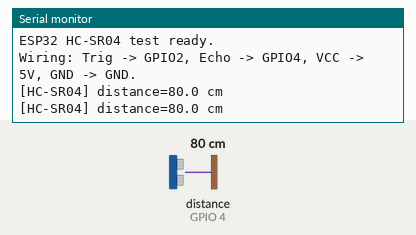
Simulated run of this sketch. Board: ESP32. Shown: the last lines printed to the serial monitor. Wiring (inferred from the names in the program): ultrasonic range finder: trigger GPIO 2; echo GPIO 4. The test bench sets the inputs (shaded band); at power-on: distance to the obstacle (sensor on GPIO 4) 80 cm. The echo pulse lasts 58.3 µs per cm.

Above: at 1.8 s.
1.9 s: distance to the obstacle (sensor on GPIO 4) set to 2 cm
At 2.3 s:
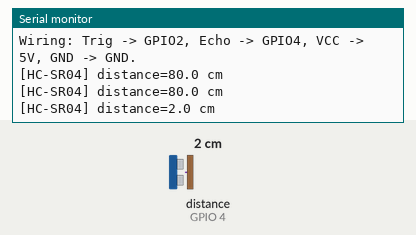
3.4 s: distance to the obstacle (sensor on GPIO 4) set to 4 cm
At 4.8 s:
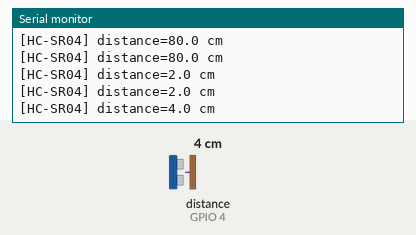
Timing chart, 0 to 6.4 s (numbered marks = the images above; inputs shaded):
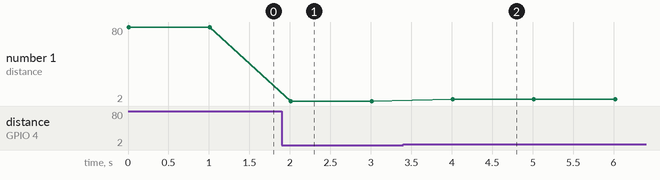

Measured:
- after the input at 1.9 s, the serial monitor: prints a new line after 0.11 s (image 1)
- after the input at 3.4 s, the serial monitor: prints a new line after 0.62 s (image 2)

The sketch:

03_hcsr04_test.ino
```cpp
/*
  ESP32 + HC-SR04 超声波验证模块

  接线：
  - HC-SR04 VCC -> 5V
  - HC-SR04 GND -> ESP32 GND
  - HC-SR04 Trig -> GPIO2
  - HC-SR04 Echo -> GPIO4
  - 如果你的模块 Echo 输出是 5V，建议加分压再进 ESP32

  功能：
  1. 每 1 秒测一次距离。
  2. 串口直接输出厘米值。
*/

#include <Arduino.h>

static const uint8_t PIN_TRIG = 2;
static const uint8_t PIN_ECHO = 4;

float readDistanceCm() {
  digitalWrite(PIN_TRIG, LOW);
  delayMicroseconds(2);
  digitalWrite(PIN_TRIG, HIGH);
  delayMicroseconds(10);
  digitalWrite(PIN_TRIG, LOW);

  unsigned long duration = pulseIn(PIN_ECHO, HIGH, 30000UL);
  if (duration == 0) return -1.0f;

  return duration * 0.0343f / 2.0f;
}

void setup() {
  Serial.begin(115200);
  pinMode(PIN_TRIG, OUTPUT);
  pinMode(PIN_ECHO, INPUT);
  digitalWrite(PIN_TRIG, LOW);

  Serial.println();
  Serial.println(F("ESP32 HC-SR04 test ready."));
  Serial.println(F("Wiring: Trig -> GPIO2, Echo -> GPIO4, VCC -> 5V, GND -> GND."));
}

void loop() {
  float cm = readDistanceCm();
  if (cm < 0) {
    Serial.println(F("[HC-SR04] read timeout"));
  } else {
    Serial.print(F("[HC-SR04] distance="));
    Serial.print(cm, 1);
    Serial.println(F(" cm"));
  }
  delay(1000);
}
```
